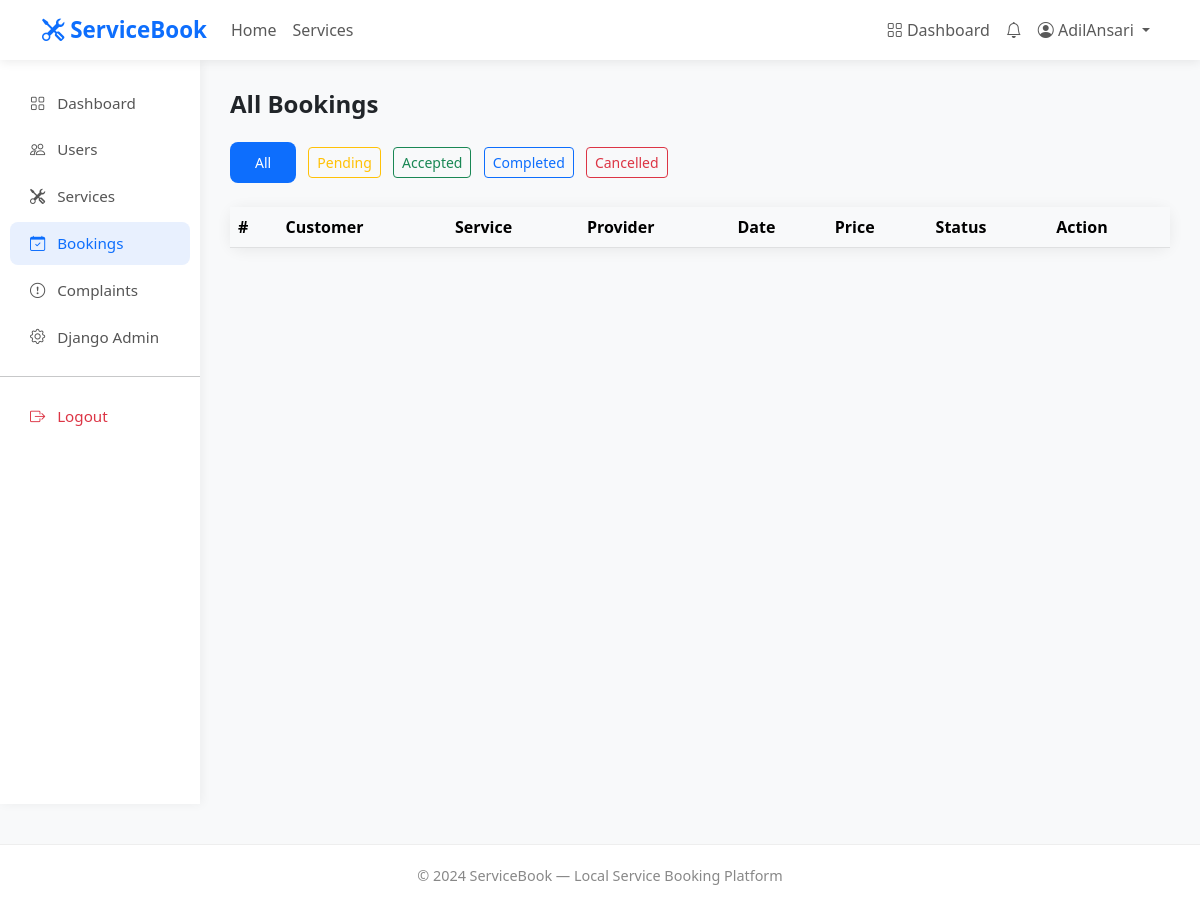
The app's page /accounts/accounts/admin/bookings/ (signed in), older data.
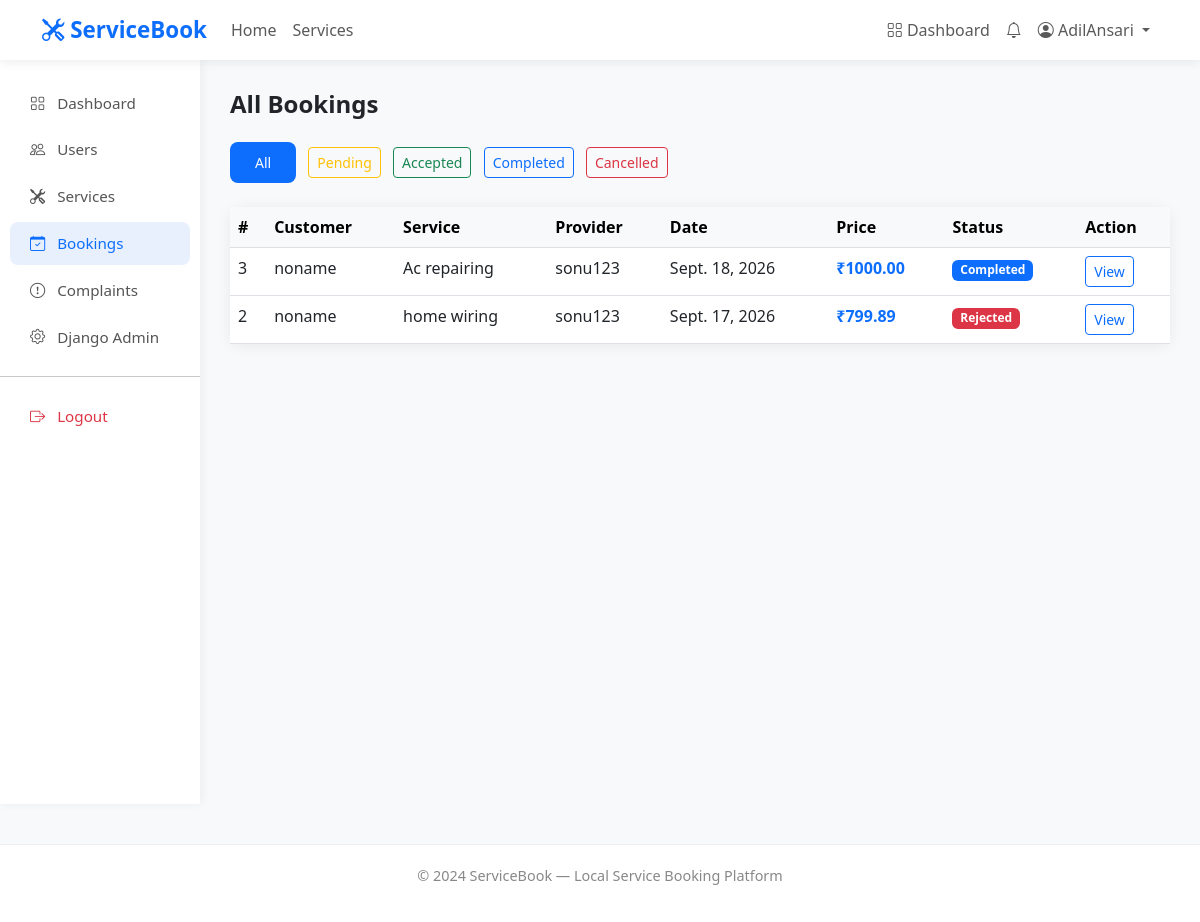
The same page, newer data.
### bookings/models.py (models this page shows, shortened)
class Booking(models.Model):
    STATUS_PENDING = 'pending'
    STATUS_ACCEPTED = 'accepted'
    STATUS_REJECTED = 'rejected'
    STATUS_IN_PROGRESS = 'in_progress'
    STATUS_COMPLETED = 'completed'
    STATUS_CANCELLED = 'cancelled'
    STATUS_CHOICES = [
        (STATUS_PENDING, 'Pending'),
        (STATUS_ACCEPTED, 'Accepted'),
        (STATUS_REJECTED, 'Rejected'),
        (STATUS_IN_PROGRESS, 'In Progress'),
        (STATUS_COMPLETED, 'Completed'),
        (STATUS_CANCELLED, 'Cancelled'),
    ]
    SLOT_MORNING = 'morning'
    SLOT_AFTERNOON = 'afternoon'
    SLOT_EVENING = 'evening'
    SLOT_CHOICES = [
        (SLOT_MORNING, 'Morning (8AM - 12PM)'),
        (SLOT_AFTERNOON, 'Afternoon (12PM - 4PM)'),
        (SLOT_EVENING, 'Evening (4PM - 8PM)'),
    ]
    customer = models.ForeignKey(
        'accounts.User',
        on_delete=models.CASCADE,
        related_name='bookings_as_customer'
    )
    service = models.ForeignKey(
        'services.Service',
        on_delete=models.CASCADE,
        related_name='bookings'
    )
    booking_date = models.DateField()
    time_slot = models.CharField(
        max_length=20,
        choices=SLOT_CHOICES,
        default=SLOT_MORNING
    )
    address = models.TextField()
    city = models.CharField(max_length=100)
    status = models.CharField(
        max_length=20,
        choices=STATUS_CHOICES,
        default=STATUS_PENDING
    )
    notes = models.TextField(blank=True)
    rejection_reason = models.TextField(blank=True)
    total_price = models.DecimalField(
        max_digits=8,
        decimal_places=2,
        null=True,
        blank=True
    )
    created_at = models.DateTimeField(auto_now_add=True)
    updated_at = models.DateTimeField(auto_now=True)
    class Meta:
        ordering = ['-created_at']

### accounts/models.py (models this page shows, shortened)
class User(AbstractUser):
    ROLE_CUSTOMER = 'customer'
    ROLE_PROVIDER = 'provider'
    ROLE_ADMIN = 'admin'
    ROLE_CHOICES = [
        (ROLE_CUSTOMER, 'Customer'),
        (ROLE_PROVIDER, 'Service Provider'),
        (ROLE_ADMIN, 'Administrator'),
    ]
    role = models.CharField(
        max_length=20,
        choices=ROLE_CHOICES,
        default=ROLE_CUSTOMER,
    )
    phone = models.CharField(max_length=15, blank=True)
    email = models.EmailField(unique=True)
    def is_admin_user(self):
        return self.role == self.ROLE_ADMIN

class ProviderProfile(models.Model):
    user = models.OneToOneField(
        'accounts.User',
        on_delete=models.CASCADE,
        related_name='provider_profile'
    )
    bio = models.TextField(blank=True)
    address = models.TextField(blank=True)
    city = models.CharField(max_length=100, blank=True)
    experience_years = models.PositiveIntegerField(default=0)
    profile_photo = models.ImageField(
        upload_to='provider_photos/',
        blank=True,
        null=True
    )
    is_verified = models.BooleanField(default=False)
    is_available = models.BooleanField(default=True)
    average_rating = models.DecimalField(
        max_digits=3,
        decimal_places=2,
        default=0.00
    )
    total_reviews = models.PositiveIntegerField(default=0)
    created_at = models.DateTimeField(auto_now_add=True)
    updated_at = models.DateTimeField(auto_now=True)

### services/models.py (models this page shows, shortened)
class Service(models.Model):
    provider = models.ForeignKey(
        'accounts.ProviderProfile',
        on_delete=models.CASCADE,
        related_name='services'
    )
    category = models.ForeignKey(
        'services.ServiceCategory',
        on_delete=models.SET_NULL,
        null=True,
        related_name='services'
    )
    name = models.CharField(max_length=200)
    description = models.TextField()
    price = models.DecimalField(max_digits=8, decimal_places=2)
    duration_hours = models.DecimalField(
        max_digits=4,
        decimal_places=1,
        default=1.0
    )
    is_available = models.BooleanField(default=True)
    created_at = models.DateTimeField(auto_now_add=True)
    updated_at = models.DateTimeField(auto_now=True)
    class Meta:
        ordering = ['-created_at']

### accounts/views.py (the view)
# urls.py: path('accounts/admin/bookings/', views.admin_all_bookings, name='admin_all_bookings'),
@login_required(login_url='/accounts/login/')
def admin_all_bookings(request):
    if not (request.user.is_admin_user() or request.user.is_staff):
        messages.error(request, 'Access denied.')
        return redirect('dashboard')
    from bookings.models import Booking
    status_filter = request.GET.get('status', '')
    bookings = Booking.objects.select_related(
        'customer',
        'service__provider__user',
        'service__category'
    ).order_by('-created_at')
    if status_filter:
        bookings = bookings.filter(status=status_filter)
    context = {
        'bookings': bookings,
        'status_filter': status_filter,
    }
    return render(request, 'accounts/admin_bookings.html', context)

### notifications/context_processors.py (called while the page is built)
def notification_count(request):
    if request.user.is_authenticated:
        count = request.user.notifications.filter(
            is_read=False
        ).count()
        return {'unread_notifications': count}
    return {'unread_notifications': 0}

### templates/accounts/admin_bookings.html (shortened to what the changed rows need)
{% extends 'base.html' %}
{% block content %}
<div class="container-fluid">
    <div class="row">
        <div class="col-md-10 main-content">
            <div class="card">
                <div class="table-responsive">
                    <table class="table table-hover mb-0">
                        <thead class="table-light">
                            <tr>
                                <th>#</th>
                                <th>Customer</th>
                                <th>Service</th>
                                <th>Provider</th>
                                <th>Date</th>
                                <th>Price</th>
                                <th>Status</th>
                                <th>Action</th>
                            </tr>
                        </thead>
                        <tbody>
                            {% for booking in bookings %}
                                <tr>
                                    <td>{{ booking.id }}</td>
                                    <td>{{ booking.customer.username }}</td>
                                    <td>
                                        {{ booking.service.name|truncatewords:4 }}
                                    </td>
                                    <td>
                                        {{ booking.service.provider.user.username }}
                                    </td>
                                    <td>{{ booking.booking_date }}</td>
                                    <td class="text-primary fw-bold">
                                        ₹{{ booking.total_price }}
                                    </td>
                                    <td>
                                        {% if booking.status == 'pending' %}
                                            <span class="badge bg-warning text-dark">
                                                Pending
                                            </span>
                                        {% elif booking.status == 'accepted' %}
                                            <span class="badge bg-success">
                                                Accepted
                                            </span>
                                        {% elif booking.status == 'completed' %}
                                            <span class="badge bg-primary">
                                                Completed
                                            </span>
                                        {% elif booking.status == 'cancelled' %}
                                            <span class="badge bg-secondary">
                                                Cancelled
                                            </span>
                                        {% elif booking.status == 'rejected' %}
                                            <span class="badge bg-danger">
                                                Rejected
                                            </span>
                                        {% endif %}
                                    </td>
                                    <td>
                                        <a href="{% url 'booking_detail' booking.pk %}"
                                           class="btn btn-outline-primary btn-sm">
                                            View
                                        </a>
                                    </td>
                                </tr>
                            {% endfor %}
                        </tbody>
                    </table>
                </div>
            </div>
        </div>
    </div>
</div>
{% endblock %}

Row changes from the older to the newer data that the page shows:
added Booking: id "3", customer.username "noname", service.name "Ac repairing", service.provider.user.username "sonu123", booking_date "Sept. 18, 2026", total_price "1000.00", status "Completed"
added Booking: id "2", customer.username "noname", service.name "home wiring", service.provider.user.username "sonu123", booking_date "Sept. 17, 2026", total_price "799.89", status "Rejected"
